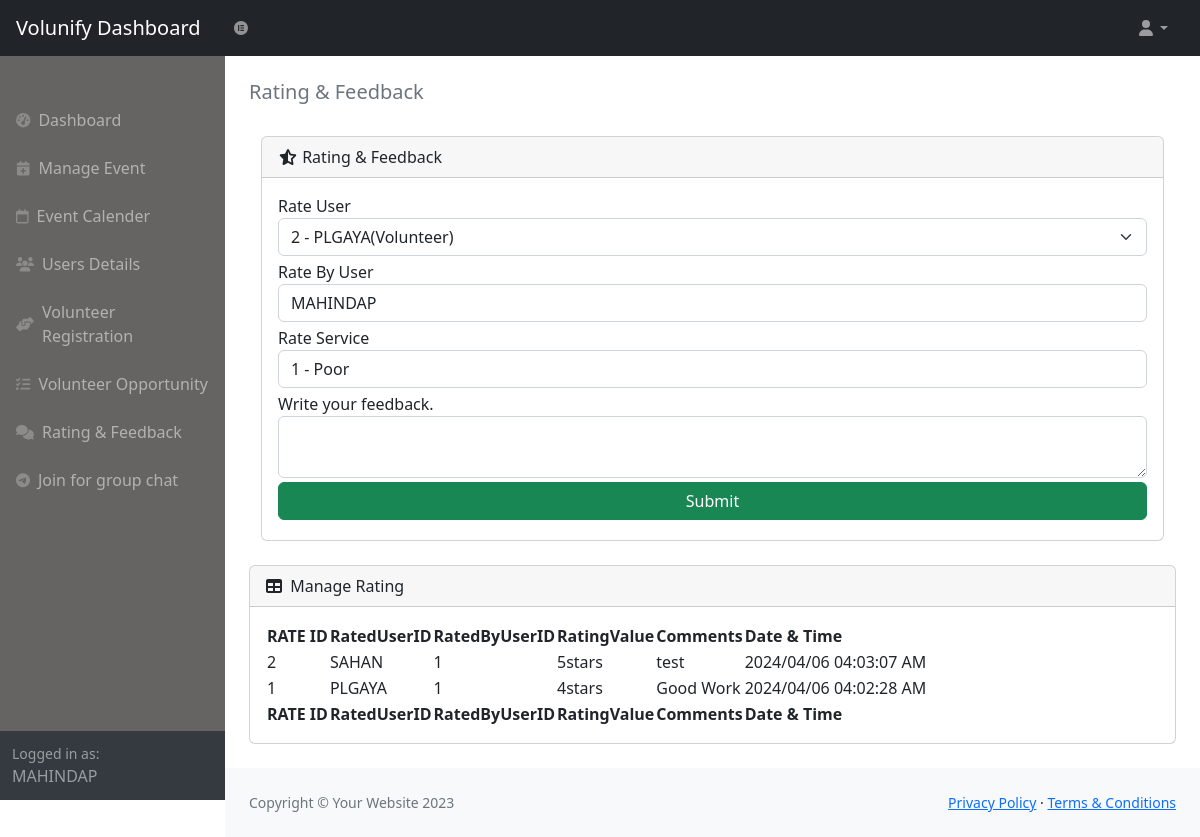
The app's page /ADMIN/rate_feedback.php (signed in) with its own data.
### tables this page shows
CREATE TABLE IF NOT EXISTS `rating` (
  `RAT_ID` int(10) NOT NULL AUTO_INCREMENT,
  `RatedUserID` int(10) NOT NULL,
  `RatedByUserID` int(10) NOT NULL,
  `RatingValue` varchar(50) NOT NULL,
  `Comments` text NOT NULL,
  `Timestamp` varchar(50) NOT NULL,
  PRIMARY KEY (`RAT_ID`),
  KEY `RatedUserID` (`RatedUserID`),
  KEY `RatedByUserID` (`RatedByUserID`)
);

CREATE TABLE IF NOT EXISTS `user` (
  `USERID` int(11) NOT NULL AUTO_INCREMENT,
  `USERNAME` varchar(50) NOT NULL,
  `FULLNAME` varchar(50) NOT NULL,
  `PASSWORD` varchar(100) NOT NULL,
  `EMAIL` varchar(50) NOT NULL,
  `USERTYPE` int(10) NOT NULL,
  `LOCATION` varchar(20) NOT NULL,
  `INTEREST` text NOT NULL,
  `ABILITY` text NOT NULL,
  `TALENTS` text NOT NULL,
  `CREDENTIAL` text NOT NULL,
  `REG_DATE` text NOT NULL,
  PRIMARY KEY (`USERID`),
  KEY `USERTYPE` (`USERTYPE`)
);

### ADMIN/rate_feedback.php (the view, shortened to what this page needs)
<?php
include("dbConn.php");
if(isset($_SESSION['userName'])){ ?>
<!DOCTYPE html>
<html lang="en">
    <head>
        <link href="https://cdn.jsdelivr.net/npm/simple-datatables@7.1.2/dist/style.min.css" rel="stylesheet" />
        <link href="css/styles.css" rel="stylesheet" />
        <link href="css/main.css" rel="stylesheet" />
    </head>
    <body class="sb-nav-fixed">
        <nav class="sb-topnav navbar navbar-expand navbar-dark bg-dark">
            <a class="navbar-brand ps-3" href="./">Volunify Dashboard</a>
            <button class="btn btn-link btn-sm order-1 order-lg-0 me-4 me-lg-0" id="sidebarToggle" href="#!"><i class="fa-brands fa-elementor"></i></i></button>
            <ul class="navbar-nav ms-auto ms-md-0 me-3 me-lg-4">
                <li class="nav-item dropdown">
                    <a class="nav-link dropdown-toggle" id="navbarDropdown" href="#" role="button" data-bs-toggle="dropdown" aria-expanded="false"><i class="fas fa-user fa-fw"></i></a>
                </li>
            </ul>
        </nav>
        <div id="layoutSidenav">
            <div id="layoutSidenav_nav">
                <nav class="sb-sidenav accordion sb-sidenav-dark" id="sidenavAccordion">
                    <?php include('nav.php'); ?>
                    <div class="sb-sidenav-footer">
                        <div class="small">Logged in as:</div>
                        <?php echo $_SESSION['userName'];  ?>
                    </div>
                </nav>
            </div>
            <div id="layoutSidenav_content">
                <main>
                    <div class="container-fluid px-4">
                    <ol class="breadcrumb mb-4">
                        <h5 class="breadcrumb-item active mt-4">Rating & Feedback</h5>
                    </ol>
                    <div class="container">
                    <div class="card mb-4">
                            <div class="card-header">
                            <i class="fa-solid fa-star-half-stroke"></i>
                                Rating & Feedback
                            </div>
                        <div class="card-body">
                            <form action="save_rate_feedback.php" method="post">
                            <div class="row">
                                <div class="col-md-12 mb-1">
                                    <label>Rate User</label>
                                    <select id="RatedUserID" name="RatedUserID" class="form-select" required>
                                    <?php
                                    $UID = $_SESSION['uID'];
                                    $query = $db->query("SELECT user.USERNAME, user.USERID, role.R_NAME FROM user, role WHERE `USERID`!= $UID AND `USERTYPE` != 1 AND  user.USERTYPE = role.R_ID;");
                                    if($query->num_rows > 0){
                                    while($row = $query->fetch_assoc()){
                                    ?>
                                        <option value="<?php echo $row['USERID'];?>" ><?php echo $row['USERID'];?> - <?php echo $row['USERNAME'];?>(<?php echo $row['R_NAME'];?>) </option>
                                        <?php } } ?>
                                    </select>
                                </div>
                                <div class="col-md-12 mb-1">
                                    <label>Rate By User</label>
                                    <input class="form-control" type="text" value="<?php echo $_SESSION['userName'];  ?>" readonly>
                                </div>
                                <div class="col-md-12 mb-1">
                                    <label>Rate Service</label>
                                    <select class="form-control" name="RatingValue">
                                        <option value="1star">1 - Poor</option>
                                    </select>
                                </div>
                                <div class="col-md-12 mb-1">
                                    <label>Write your feedback.</label>
                                    <textarea class="form-control" name="feedback" > </textarea>
                                </div>
                                <div class="col-md-12 mb-1">
                                <button class="btn btn-success container" type="submit" name="saverate">Submit</button>
                                </div>
                            </div>
                        </div>
                    </div>
                    </div>
                    <?php if(isset($_SESSION['role'])){
                    $role=$_SESSION['role']; }
                    switch($role){
                    case "Admin" ?>
                    <div class="card mb-4">
                            <div class="card-header">
                                <i class="fas fa-table me-1"></i>
                                Manage Rating
                            </div>
                            <div class="card-body">
                                <table id="datatablesSimple">
                                <thead>
                                        <tr>
                                        <th>RATE ID </th>
                                            <th>RatedUserID</th>
                                            <th>RatedByUserID</th>
                                            <th>RatingValue</th>
                                            <th>Comments</th>
                                            <th>Date & Time</th>
                                        </tr>
                                    </thead>
                                    <tfoot>
                                        <tr>
                                            <th>RATE ID </th>
                                            <th>RatedUserID</th>
                                            <th>RatedByUserID</th>
                                            <th>RatingValue</th>
                                            <th>Comments</th>
                                            <th>Date & Time</th>
                                        </tr>
                                    </tfoot>
                                    <tbody>
                                    <?php
                                    $query = $db->query("SELECT USER.USERNAME, rating.RatedByUserID, rating.RAT_ID, rating.RatingValue, rating.Timestamp, rating.Comments FROM rating, user WHERE rating.RatedUserID = user.USERID ORDER BY `RAT_ID` DESC");
                                    if($query->num_rows > 0){
                                    while($row = $query->fetch_assoc()){
                                    ?>
                                        <tr>
                                            <td><?php echo $row['RAT_ID'];?></td>
                                            <td><?php echo $row['USERNAME'];?></td>
                                            <td><?php echo $row['RatedByUserID'];?></td>
                                            <td><?php echo $row['RatingValue'];?></td>
                                            <td><?php echo $row['Comments'];?></td>
                                            <td><?php echo $row['Timestamp'];?></td>
                                        </tr>
                                    <?php } }else{?>
                                        <p>No Record's Found</p>
                                    <?php	}  ?>
                                    </tbody>
                                </table>
                            </div>
                    <?php ;break; } ?>
                    </div>
                </main>
                <footer class="py-4 bg-light mt-auto">
                    <div class="container-fluid px-4">
                        <div class="d-flex align-items-center justify-content-between small">
                            <div class="text-muted">Copyright &copy; Your Website 2023</div>
                            <div>
                                <a href="#">Privacy Policy</a>
                                &middot;
                                <a href="#">Terms &amp; Conditions</a>
                            </div>
                        </div>
                    </div>
                </footer>
            </div>
        </div>
    </body>
</html>
<?php } ?>

### ADMIN/css/main.css (style rules this page uses)
.sb-sidenav-dark { background-color: #666363; }

### records on screen
rating: RAT_ID "2", RatedUserID.USERNAME "SAHAN", RatedByUserID "1", RatingValue "5stars", Comments "test", Timestamp "2024/04/06 04:03:07 AM"
rating: RAT_ID "1", RatedUserID.USERNAME "PLGAYA", RatedByUserID "1", RatingValue "4stars", Comments "Good Work", Timestamp "2024/04/06 04:02:28 AM"

### other values on screen
$_SESSION['userName'] "MAHINDAP"
form field RatedUserID "2 - PLGAYA(Volunteer)"
